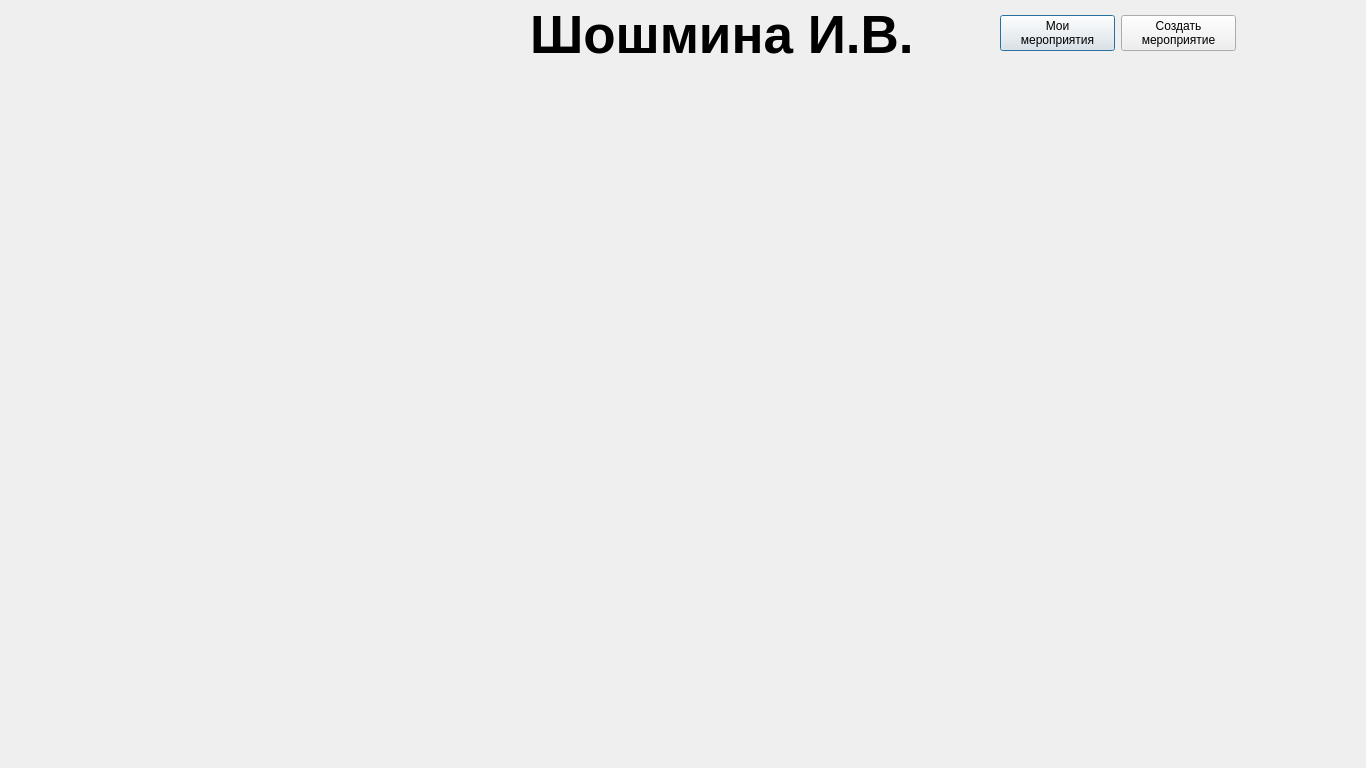
<?xml version="1.0" encoding="UTF-8"?>
<ui version="4.0">
 <class>shoshmina_i_v</class>
 <widget class="QDialog" name="shoshmina_i_v">
  <property name="geometry">
   <rect>
    <x>0</x>
    <y>0</y>
    <width>1366</width>
    <height>768</height>
   </rect>
  </property>
  <property name="windowTitle">
   <string>shoshmina_i_v</string>
  </property>
  <widget class="QLabel" name="label">
   <property name="geometry">
    <rect>
     <x>-45</x>
     <y>0</y>
     <width>1366</width>
     <height>768</height>
    </rect>
   </property>
   <property name="text">
    <string/>
   </property>
  </widget>
  <widget class="QLabel" name="label_2">
   <property name="geometry">
    <rect>
     <x>530</x>
     <y>0</y>
     <width>401</width>
     <height>71</height>
    </rect>
   </property>
   <property name="font">
    <font>
     <pointsize>40</pointsize>
     <weight>75</weight>
     <bold>true</bold>
    </font>
   </property>
   <property name="text">
    <string>&lt;html&gt;&lt;head/&gt;&lt;body&gt;&lt;p&gt;&lt;span style=&quot; color:#000000;&quot;&gt;Шошмина И.В.&lt;/span&gt;&lt;/p&gt;&lt;/body&gt;&lt;/html&gt;</string>
   </property>
  </widget>
  <widget class="QWidget" name="">
   <property name="geometry">
    <rect>
     <x>1000</x>
     <y>10</y>
     <width>236</width>
     <height>46</height>
    </rect>
   </property>
   <layout class="QHBoxLayout" name="horizontalLayout">
    <item>
     <widget class="QPushButton" name="pushButton_2">
      <property name="text">
       <string>Мои
мероприятия</string>
      </property>
     </widget>
    </item>
    <item>
     <widget class="QPushButton" name="pushButton">
      <property name="text">
       <string>Создать
мероприятие</string>
      </property>
     </widget>
    </item>
   </layout>
  </widget>
 </widget>
 <resources/>
 <connections/>
</ui>
